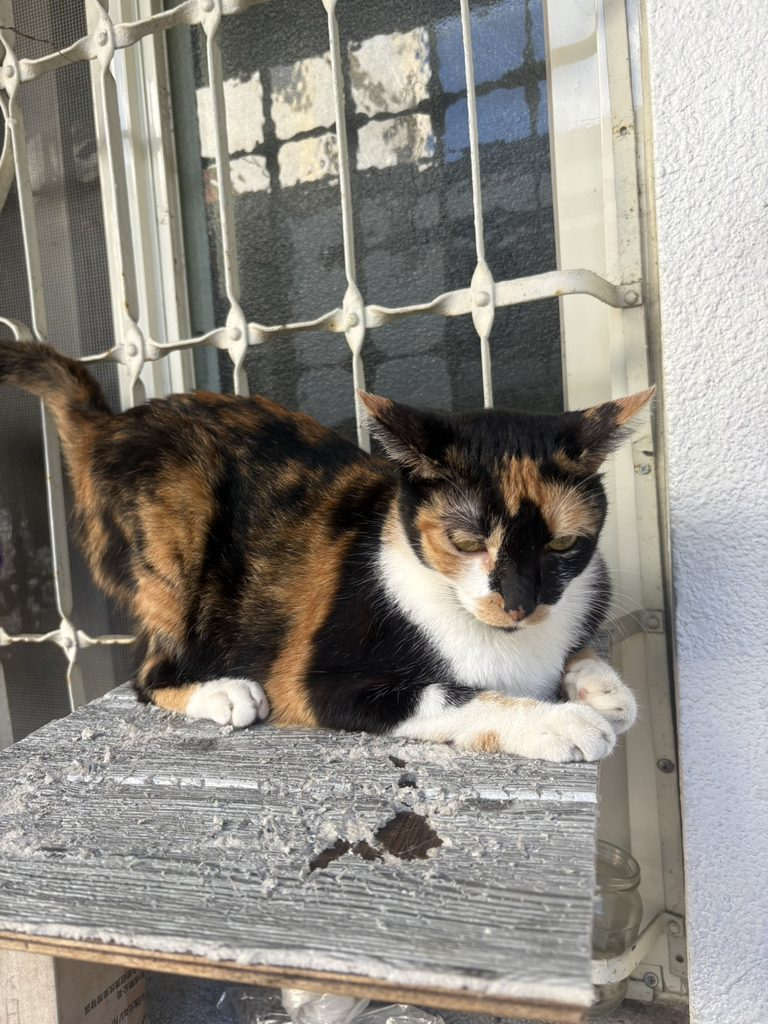
#> input picture experiments/00-input/photo-05.jpg, 768 x 1024 px, given in place of photo-05.png, which was not available
$ python prepare.py
#> lines starting #> are read from the running program, lines starting #| are printed output that depends on the picture; after the words box and inside, x2 and y2 are one past the last pixel; in counts of white or black regions, pixels touching at a corner belong together; pictures that were not available may be replaced by others from this repository, and a replacement may not be noted
"""POC: reviewed silhouette seed + GrabCut; originals are never changed."""
from pathlib import Path
import json
import cv2
import numpy as np
from PIL import Image, ImageDraw, ImageOps

HERE=Path(__file__).resolve().parent
OUT=HERE/'01-segmentation'; OUT.mkdir(exist_ok=True)
im=np.asarray(Image.open(HERE/'00-input/photo-05.png').convert('RGB'))
#> im is the input picture: shape (1024, 768, 3); mean R, G, B 140.1, 136.3, 129.4
# Explicit human/assistant-reviewed seed, in pixels of photo-05; not an automatic detector.
outline=[(0,486),(55,503),(112,531),(146,571),(177,584),(233,572),(302,566),(365,570),(431,596),(490,630),(535,677),(549,650),(528,606),(515,562),(562,588),(605,599),(672,597),(739,597),(813,600),(864,578),(947,557),(919,617),(878,666),(876,716),(867,759),(873,811),(893,857),(885,912),(878,940),(903,967),(918,997),(926,1033),(900,1054),(891,1081),(865,1104),(816,1100),(742,1092),(683,1088),(600,1077),(542,1056),(475,1061),(410,1057),(369,1045),(330,1056),(282,1041),(229,1033),(196,1015),(193,975),(195,920),(162,867),(139,803),(122,730),(104,667),(91,612),(50,576),(0,554)]
seed=np.zeros(im.shape[:2],np.uint8); cv2.fillPoly(seed,[np.array(outline,np.int32)],1)
#> after `cv2.fillPoly(seed, [np.array(outline, np.int32)], 1)`:
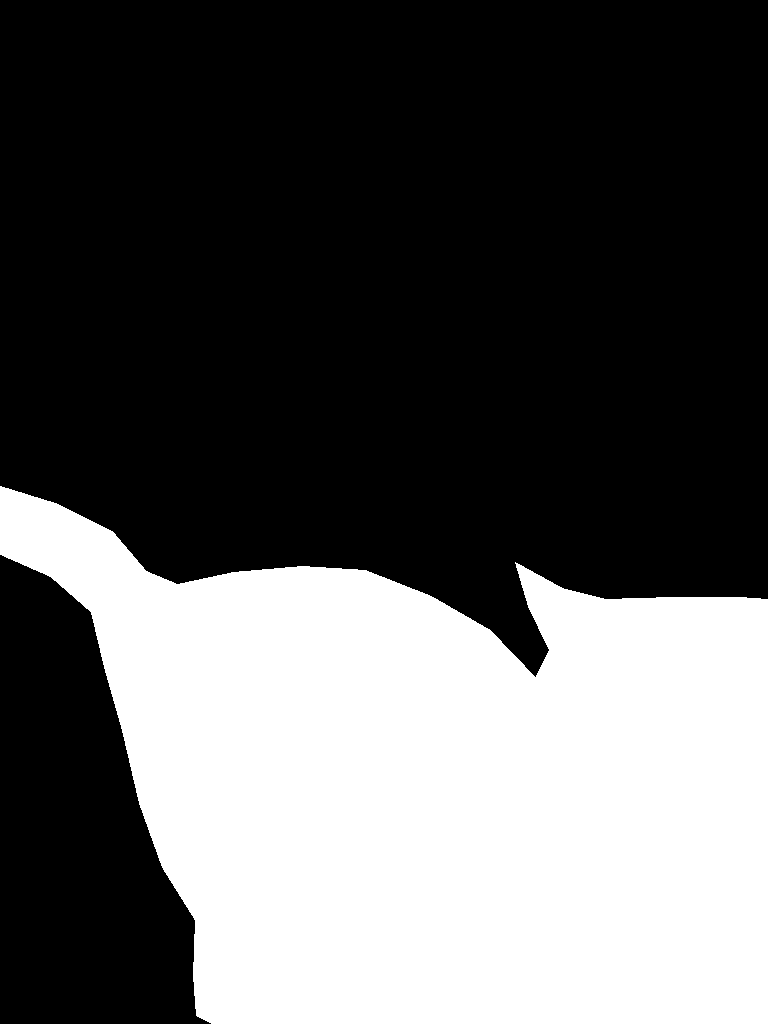
#> seed: shape (1024, 768); values 0 (black) and 1 (white), 35.5% white; 1 white region, box (x1, y1, x2, y2) and area: (0, 486, 768, 1024) 278977
kernel=np.ones((15,15),np.uint8)
er=cv2.erode(seed,kernel);di=cv2.dilate(seed,kernel)
gc=np.where(di,cv2.GC_PR_BGD,cv2.GC_BGD).astype(np.uint8)
#> di: shape (1024, 768); values 0 (black) and 1 (white), 37.1% white; 1 white region, box (x1, y1, x2, y2) and area: (0, 479, 768, 1024) 292096
gc[seed==1]=cv2.GC_PR_FGD; gc[er==1]=cv2.GC_FGD
cv2.grabCut(im,gc,None,np.zeros((1,65)),np.zeros((1,65)),3,cv2.GC_INIT_WITH_MASK)
mask=np.isin(gc,[cv2.GC_FGD,cv2.GC_PR_FGD])
Image.fromarray(mask.astype(np.uint8)*255).save(OUT/'mask.png')
rgba=np.dstack([im,mask.astype(np.uint8)*255]);Image.fromarray(rgba).save(OUT/'cutout.png')
clean=np.where(mask[...,None],im,224).astype(np.uint8)
Image.fromarray(clean).save(OUT/'isolated.png')
crop=(0,450,990,1140);Image.fromarray(clean).crop(crop).save(OUT/'identity-source.png')
#> after `crop = (0, 450, 990, 1140)`:
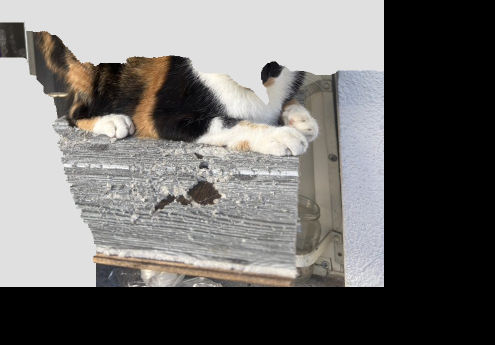
#> saved as identity-source.png: PIL image 990x690 RGB (shown at 1/2 size); mean R, G, B 111.7, 109.9, 108
overlay=im.copy(); edge=cv2.morphologyEx(mask.astype(np.uint8),cv2.MORPH_GRADIENT,np.ones((4,4),np.uint8)).astype(bool)
overlay[edge]=[0,220,160];Image.fromarray(overlay).save(OUT/'overlay.png')
#> after `overlay[edge] = [0, 220, 160]`:
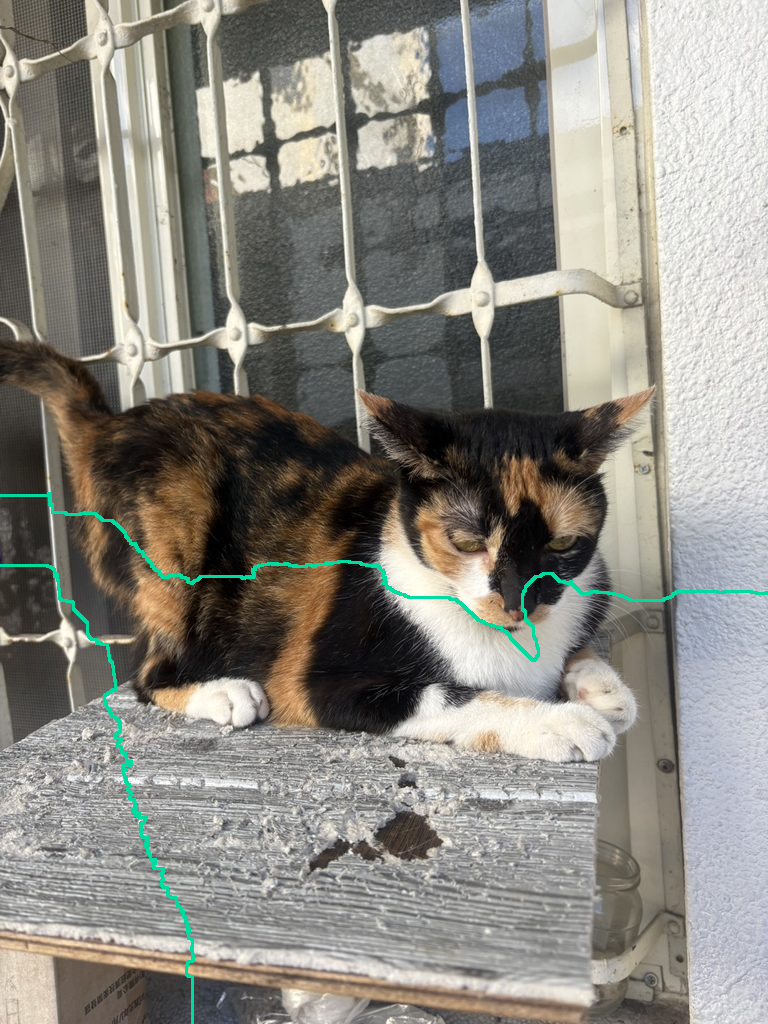
#> overlay: shape (1024, 768, 3); 0.76% of pixels changed, all inside (x1, y1, x2, y2) = (0, 492, 768, 1024)
sheet=Image.new('RGB',(1500,800),'#eeeeeb');dr=ImageDraw.Draw(sheet)
for i,(name,arr) in enumerate([('SOURCE',im),('REVIEWED MASK',overlay),('ISOLATED',clean)]):
 thumb=ImageOps.contain(Image.fromarray(arr),(490,740));sheet.paste(thumb,(i*500+(500-thumb.width)//2,40));dr.text((i*500+16,14),name,fill='black')
#> this loop made 3 passes
#> name on passes 1 to 3: 'SOURCE', 'REVIEWED MASK', 'ISOLATED'
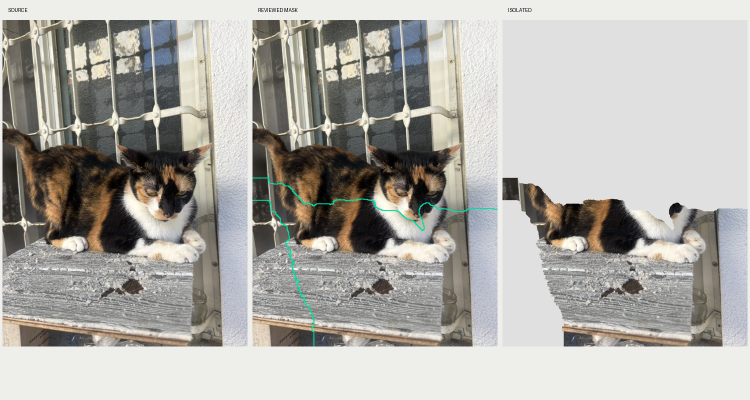
#> sheet: PIL image 1500x800 RGB (shown at 1/2 size); mean R, G, B 174.1, 172.1, 167.3
sheet.save(OUT/'comparison.jpg')
(OUT/'manifest.json').write_text(json.dumps({'method':'reviewed silhouette polygon + 3 iterations GrabCut','automatic_segmentation_claim':False,'source':'photo-05','outline':outline,'crop':crop,'limitations':['Tail tip is clipped in original; not reconstructed here.','Fine whiskers are not the target silhouette.','Other photos remain identity evidence, not projected full-body textures.']},indent=2))
features=[
 {'id':'face_right_orange','region':'anatomical right cheek / image left','source':['photo-04','photo-05'],'bbox_photo05':[588,703,718,863],'description':'Orange around eye/cheek, white lower muzzle.','evidence':'observed'},
 {'id':'face_left_black','region':'anatomical left cheek / image right','source':['photo-04','photo-05'],'bbox_photo05':[765,735,882,885],'description':'Large black cheek patch with warm orange/cream eyebrow.','evidence':'observed'},
 {'id':'nose_bridge','region':'central face','source':['photo-05'],'bbox_photo05':[710,740,788,889],'description':'Broad black nasal bridge.','evidence':'observed'},
 {'id':'nose_pink','region':'nose tip','source':['photo-05'],'bbox_photo05':[720,870,767,902],'description':'Small pink mottled patch on otherwise dark nose tip; not all-black or all-pink.','evidence':'observed'},
 {'id':'bib','region':'chest','source':['photo-04','photo-05','photo-06'],'bbox_photo05':[549,844,876,1004],'description':'Large white chin and chest bib.','evidence':'observed'},
 {'id':'paws','region':'visible paws','source':['photo-02','photo-03','photo-05','photo-06'],'description':'White paws with orange markings on foreleg; exact standing sock boundaries need inference.','evidence':'partly_observed'},
 {'id':'back_nape','region':'dorsal coat','source':['photo-01','photo-03'],'description':'Black/orange mottled back and nape, no complete dorsal white collar.','evidence':'observed'},
 {'id':'eyes','region':'eyes','source':['photo-05'],'description':'Yellow-green irises; narrow pupils and partially closed eyelids in this lighting.','evidence':'observed'},
 {'id':'tail','region':'tail','source':['photo-05','photo-06'],'description':'Dark mottled tail, black tip supported by photo-06; lifted standing curve will be inferred.','evidence':'partly_observed'},
 {'id':'standing_proportions','region':'body and legs','source':[],'description':'Neutral standing limb lengths and hidden surfaces are inferred, not true measurements.','evidence':'inferred'}]
out2=HERE/'02-identity';out2.mkdir(exist_ok=True)
(out2/'features.json').write_text(json.dumps({'method':'assistant visual annotation, manually checked POC; no detector implemented','features':features},ensure_ascii=False,indent=2))
annot=Image.fromarray(im.copy());dr=ImageDraw.Draw(annot)
for n,f in enumerate(features,1):
 if 'bbox_photo05' in f:
  b=f['bbox_photo05'];dr.rectangle(b,outline=(0,235,160),width=3);dr.text((b[0],b[1]-16),str(n)+' '+f['id'],fill=(0,150,90),stroke_width=1,stroke_fill='white')
annot.crop((480,540,960,1120)).resize((720,870)).save(out2/'face-evidence.png')
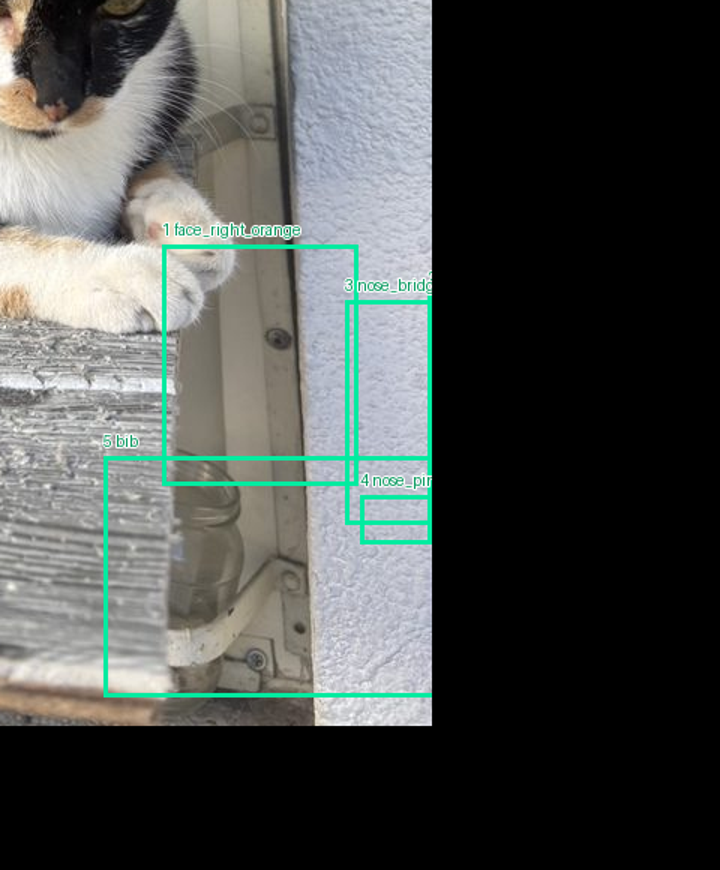
#> saved as face-evidence.png: PIL image 720x870 RGB; mean R, G, B 75.6, 79.1, 76.7
print(json.dumps({'P01':'complete_review_required','P02':'annotated','mask_pixels':int(mask.sum())}))

$ run again, with experiments/00-input/photo-01.jpg copied over experiments/00-input/photo-05.jpg
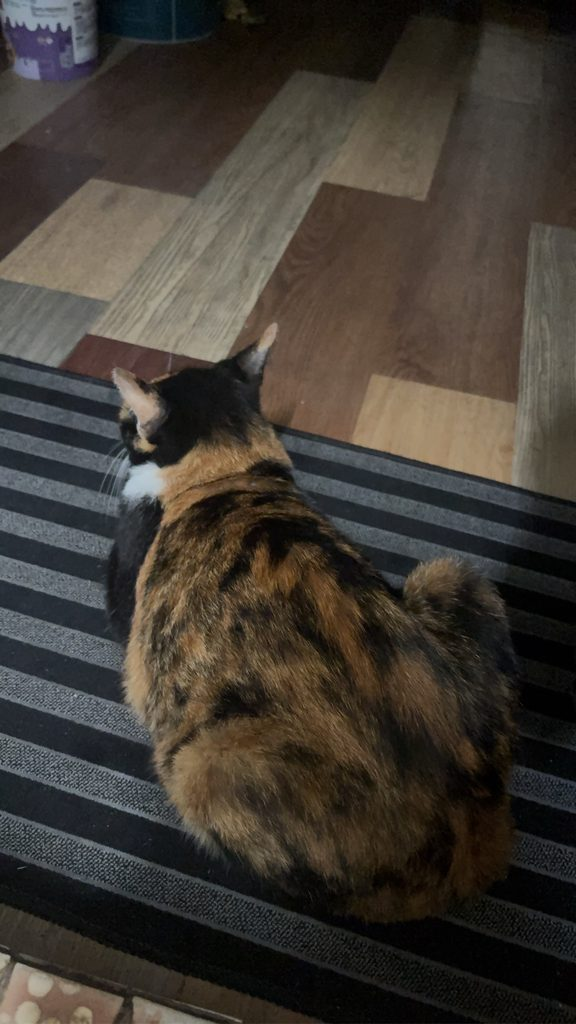
#> input picture experiments/00-input/photo-01.jpg, 576 x 1024 px, given in place of photo-05.png, which was not available
#> im is the input picture: shape (1024, 576, 3); mean R, G, B 64.9, 59, 52
#> `cv2.fillPoly(seed, [np.array(outline, np.int32)], 1)`:
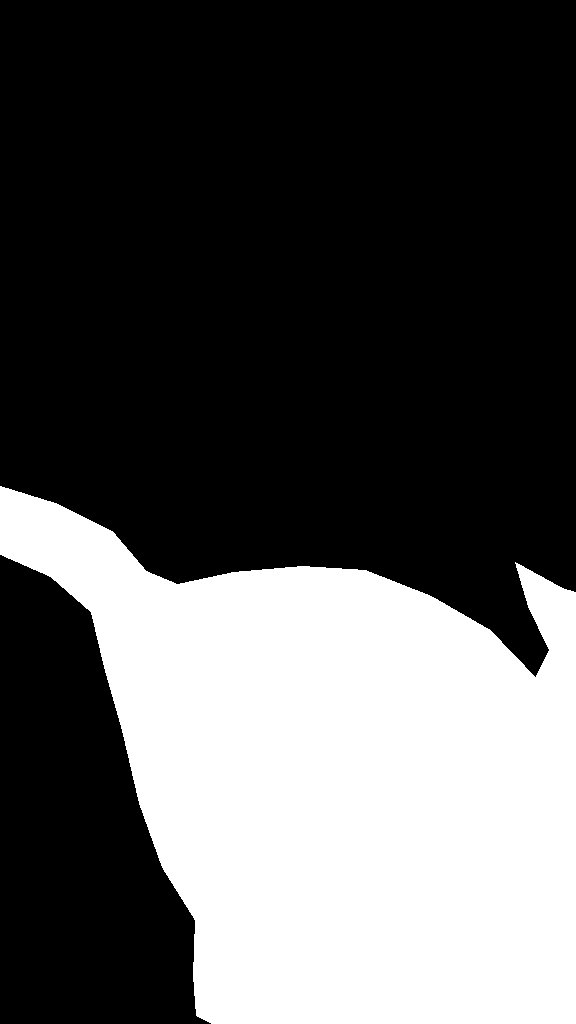
#> seed: shape (1024, 576); values 0 (black) and 1 (white), 33.4% white; 1 white region, box (x1, y1, x2, y2) and area: (0, 486, 576, 1024) 197031
#> di: shape (1024, 576); values 0 (black) and 1 (white), 35.4% white; 1 white region, box (x1, y1, x2, y2) and area: (0, 479, 576, 1024) 208722
#> overlay: shape (1024, 576, 3); 0.93% of pixels changed, all inside (x1, y1, x2, y2) = (0, 486, 576, 1024)
#> the loop `for i,(name,arr) in enumerate([('SOURCE',im),('REVIEWED MASK',overlay)..` made 3 passes
#> name on passes 1 to 3: 'SOURCE', 'REVIEWED MASK', 'ISOLATED'
#> `annot.crop((480,540,960,1120)).resize((720,870)).save(out2/'face-evide..`:
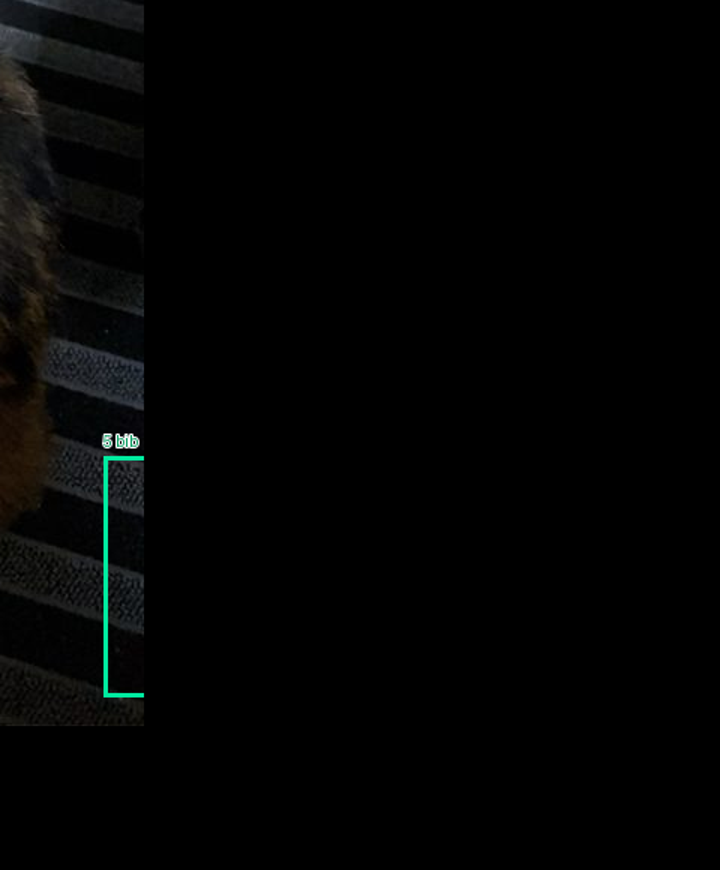
#> saved as face-evidence.png: PIL image 720x870 RGB; mean R, G, B 2.9, 3.4, 3.1
